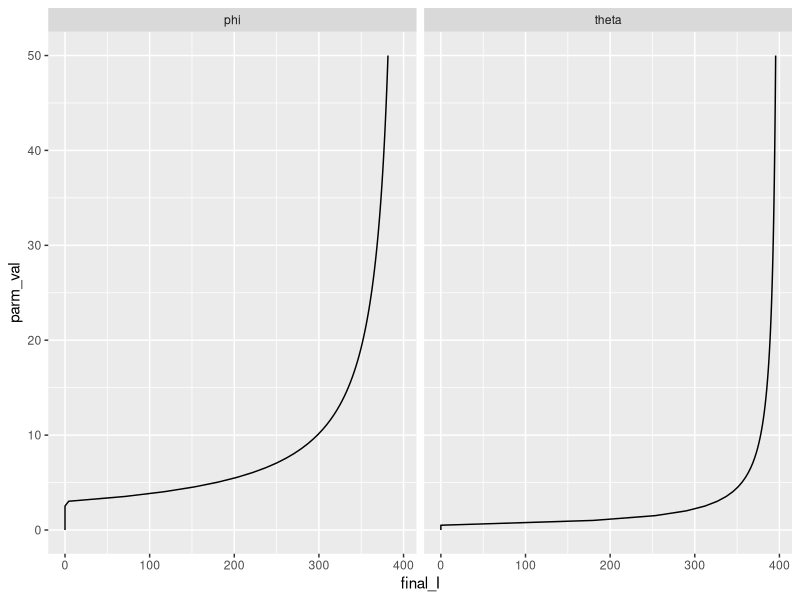
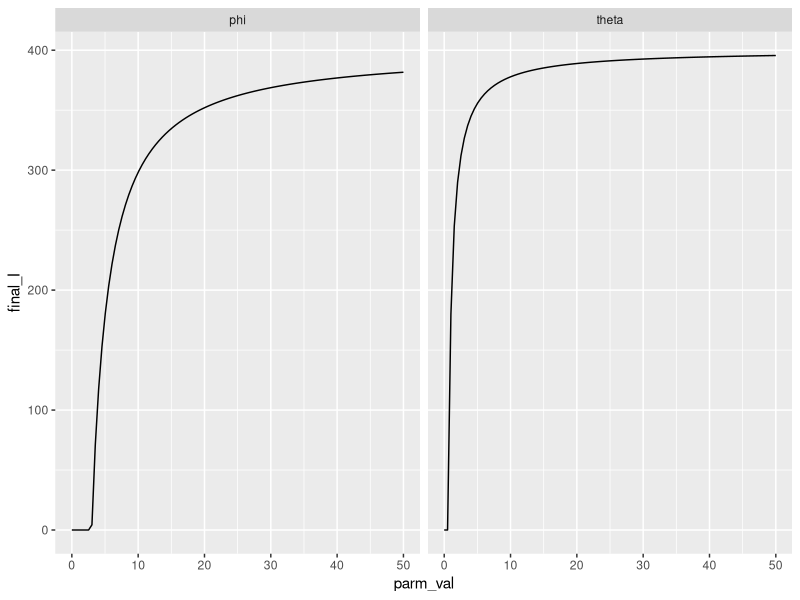

The R script that drew these images, in order:
#############################################################################
##### COMPARISON OF SIMPLIFIED MADDEN (2000) AND DONNELLY (2019) MODELS #####
#############################################################################

### MADDEN MODEL:
### Simplified version of model by Madden et al. 2000 to make it more comparable to model by Donnelly et al. 2019.
### No vector dynamics (immigration, emigration birth, death), plants are represented by an SI rather than an SEIR model, vectors 
### represented by an SI rather than SEI model. Vectors cannot be born infective (as this model represents 
### NPT viruses).

### DONNELLY MODEL:
### Simplification of deterministic model by Donnelly et al. 2019 to make it more comparable to Madden et al. 2000.
### No vector dynamics - constant vector population size, no vector preference (v and e always set to 1), no vector
### emigration (p always set to 0). Also model records number of infected plants, not proportion.

rm(list=ls())

# packages
library(deSolve)
library(ggplot2)
library(reshape2)
library(dplyr)
library(gridExtra)
library(grid)
library(gridtext)

#### DEFINE MADDEN ODE
madden_simple_ode <- function(times, y, par) {
  
  # PLANT EQUATIONS
  become_infected <- par[["phi"]] * par[["b"]] * y[["Z"]] * (par[["H"]] - y[["I"]]) / par[["H"]]
  
  natural_death_I <- par[["c"]] * y[["I"]]
  virus_induced_death <- par[["d"]] * y[["I"]]
  
  # state equation
  dI <- become_infected - natural_death_I - virus_induced_death

  # VECTOR EQUATIONS
  acquisition <- par[["phi"]] * par[["a"]] * y[["I"]] * y[["X"]] / par[["H"]]
  stop_being_infective <- par[["tau"]] * y[["Z"]]
  
  # state equations
  dX <- - acquisition + stop_being_infective
  dZ <- acquisition - stop_being_infective
  
  return(list(c(dI, dX, dZ)))
}

#### DEFINE DONNELLY ODE
donnelly_simple_ode <- function(times, states, parms) {
  
  # STATES
  I <- states[["I"]]
  
  # PARAMETERS
  gamma <- parms[["gamma"]]
  theta <- parms[["theta"]]
  H <- parms[["H"]]
  p <- parms[["p"]]
  v <- parms[["v"]]
  e <- parms[["e"]]
  w <- parms[["w"]]
  Pacq <- parms[["Pacq"]]
  Pinoc <- parms[["Pinoc"]]
  A <- parms[["A"]]
  
  # DEFINE PARAMETERS NEEDED FOR STATE EQUATIONS
  # q = prob of surviving flight between plants (i.e. doesn't emigrate/die)
  #q <- 1 - p  
  
  # i_hat = weighted frequency of infected plants, accounting for attraction towards infected plants
  # i.e. adapted version of i / (1 - i + i) = i / 1, to include v
  #i_hat <- v*i / ((1-i) + v*i) 
  
  # expected number of transmissions per dispersal, 
  # derived from analysis of markov chain (see Donnelly 2019, Appendix S1)
  #xi <- (q^2*Pacq*Pinoc*i_hat*(1 - e*w)*(1 - i_hat))/(p + q*w*(1 - i_hat*(1 - e)))
  xI <- Pacq*Pinoc*(1 - w)*I*(H - I)/(w*H)
  
  # infected plants - change in incidence of infected plants
  # = rate of aphid dispersal * mean number of transmissions - plant death
  di <- (theta*A/H)*xI - gamma*I
  
  return(list(di))
}

# define timeframe
times <- seq(0, 40, by = 0.4)

# FIXED parameters (from Donnelly model)
p <- 0 # aphid emigration/death rate per journey between plants
v <- 1 # infected plant attractiveness
e <- 1 # infected plant acceptability 

# parameters
parms <- c(
  
  ## DONNELLY PARMS
  gamma = 20/3, # rate of recovery/death of I plants
  theta = 1, # aphid dispersal rate per day
  p = p, # aphid emigration/death rate per journey between plants
  v = v, # infected plant attractiveness
  e = e, # infected plant acceptability 
  w = 0.2, # feeding rate on healthy plant
  Pacq = 1, # chance of virus acquisition by vector from infected plant
  Pinoc = 1, # chance of inoculating healthy plant
  
  ## MADDEN PARMS
  k1 = 1/0.021, # inoculation rate by insect (set to NPT virus, equiv to 0.5hr)
  lamda = 1/0.021, # rate of acquisition of virus by vector (set to NPT virus, equiv to 0.5hr)
  T = 0.5, # # time feeding/probing per plant visit (set to 0.5/phi in Madden model)
  tau = 1/0.25, # rate of moving through infectious state in vector (set to NPT virus, equiv to 6hr)
  
  ## PARMS FOR BOTH
  A = 1200, # total (constant) number of vectors
  H = 400 # number host plants # vector population size
)


### SET MADDEN PARMS THAT ARE DETERMINED BY DONNELLY PARMS
# probability of vector acquisition of virus from an infected plant per visit
a <- parms[["Pacq"]] #1 - exp(-parms[["lamda"]] * parms[["T"]])

# probability of plant inoculation per infective insect visit 
b <- parms[["Pinoc"]] #1 - exp(-parms[["k1"]] * parms[["T"]])

# plants visited per day by an insect
phi <- sqrt(parms[["theta"]] * parms[["tau"]] * (1 - parms[["w"]]) / 
              (parms[["w"]] #* parms[["a"]] * parms[["b"]]
               )) 

# natural plant death rate (equivalent to beta in original Madden model)
c <- parms[["gamma"]] / 2

# plant death due to infection
d <- parms[["gamma"]] / 2

# add to parms
parms <- c(parms, c(a = a, 
                    b = b, 
                    phi = phi,
                    c = c, 
                    d = d))

# STATES
I <- 1 # initial number of infected plants

init_states_don <- c(
  I = I # number of infected plants
)

init_states_mad <- c(
  I = I, # number of infected plants
  X = parms[["A"]], # number healthy insects
  Z = 0 # number infective insects
)

# ### RUN DONNELLY EPIDEMIC
# trajectory_don <- data.frame(ode(y = init_states_don, 
#                              times = times, 
#                              parms = parms, 
#                              func = donnelly_simple_ode))
# 
# # plot trajectory of infected plants and number of aphids
# plant_trajec <- ggplot(data = trajectory_don, aes(x = time, y = I)) +
#   geom_line() +
#   labs(x = "Time (days)", 
#        y = "Number of infected plants, I")
# 
# ### RUN MADDEN EPIDEMIC
# trajectory_mad <- data.frame(ode(y = init_states_mad,
#                       times = times,
#                       func = madden_simple_ode,
#                       parms = parms))
# 
# trajectory_mad_long <- reshape2::melt(trajectory_mad, id.vars = "time")
# names(trajectory_mad_long) <- c("time", "compartment", "number")
# 
# # plot trajectory of infected plants and vector compartments
# plant_trajec <- plant_trajec +
#   geom_line(data = trajectory_mad_long %>% filter(compartment == "I"), 
#             aes(x = time, y = number), color = "red") 
# plant_trajec


# param_vs_final_I <- function(init_states_don, init_states_mad, times, parms, varied_parms_vals) {
#   
#   ### describe function here
#   
#   # initialise output data frame
#   params <- varied_parms_vals %>% slice(rep(1:n(), times = 2))
#   
#   output <- data.frame(params,
#                        final_I = rep(NA, length.out = nrow(params)),
#                        model = rep(c("Donnelly", "Madden"), each = nrow(params)/2))
#   
#   final_I_don <- c()
#   final_I_mad <- c()
#   
#   parm_names_grep <- paste("^", names(varied_parms_vals), sep = "", collapse = "|")
#   
#   for (run in 1:length(varied_parms_vals)) {
#     
#     parms[grepl(parm_names_grep, names(parms))] <- varied_parms_vals[run,]
#     
#     trajectory_don <- data.frame(ode(y = init_states_don, 
#                                  times = times, 
#                                  parms = parms, 
#                                  func = donnelly_simple_ode))
#     final_I_don <- c(final_I_don, round(trajectory_don[nrow(trajectory_don), "I"], 3))
#     
#     trajectory_mad <- data.frame(ode(y = init_states_mad, 
#                                  times = times, 
#                                  parms = parms, 
#                                  func = madden_simple_ode))
#     final_I_mad <- c(final_I_mad, round(trajectory_mad[nrow(trajectory_mad), "I"], 3))
#     
#   }
#   output[,"final_I"] <- c(final_I_don, final_I_mad)
#   
#   return(output)
# }



vary_param_don <- function(init_states_don, times, parms, varied_parm_name, varied_parm_vals) {
  
  # function to run the Donnelly ODE multiple times with one parameter varying, as specified by user.
  # returns data frame of final incidence, I, of all runs, along with values of varied parameter
  
  # initialise output data frame
  output <- data.frame(parm_name = rep(varied_parm_name, length(varied_parm_vals)),
                             parm_val = varied_parm_vals,
                             final_I = rep(NA, length(varied_parm_vals)),
                             model = rep("Donnelly", length(varied_parm_vals))
                             )

  for (run in 1:length(varied_parm_vals)) {
    
    parms[[varied_parm_name]] <- varied_parm_vals[run]
    
    trajectory <- data.frame(ode(y = init_states_don, 
                                 times = times, 
                                 parms = parms, 
                                 func = donnelly_simple_ode))
    output[run, "final_I"] <- round(trajectory[nrow(trajectory), "I"], 3)
    
  }
  
  return(output)
}

vary_param_mad <- function(init_states_mad, times, parms, varied_parm_name, varied_parm_vals) {
  
  # function to run the Madden ODE multiple times with one parameter varying, as specified by user.
  # returns data frame of final incidence, I, of all runs, along with values of varied parameter
  
  # initialise output data frame
  output <- data.frame(parm_name = rep(varied_parm_name, length(varied_parm_vals)),
                       parm_val = varied_parm_vals,
                       final_I = rep(NA, length(varied_parm_vals)),
                       model = rep("Madden", length(varied_parm_vals))
  )
  
  for (run in 1:length(varied_parm_vals)) {
    
    parms[[varied_parm_name]] <- varied_parm_vals[run]
    
    trajectory <- data.frame(ode(y = init_states_mad, 
                                 times = times, 
                                 parms = parms, 
                                 func = madden_simple_ode))
    output[run, "final_I"] <- round(trajectory[nrow(trajectory), "I"], 3)
    
  }
  
  return(output)
}

sensitivity_analysis <- function(parms_mad, parms_don, init_states_don, init_states_mad, times, default_parms) {
  
  sen_analysis_df <- data.frame(parm_name = character(),
                                 parm_val = numeric(),
                                 final_I = numeric(),
                                 model = character())
  
  print("Starting Madden sensitivity analysis")
  
  for (i in 1:length(parms_mad)) {
    
    output <- vary_param_mad(init_states_mad, times, parms,
                             varied_parm_name = names(parms_mad[i]),
                             varied_parm_vals = parms_mad[[i]]) 
    
    
    sen_analysis_df <- rbind(sen_analysis_df, output)

  }
  
  print("Starting Donnelly sensitivity analysis")
  for (i in 1:length(parms_don)) {
    
    output <- vary_param_don(init_states_don, times, parms,
                             varied_parm_name = names(parms_don[i]),
                             varied_parm_vals = parms_don[[i]]) 
    
    
    sen_analysis_df <- rbind(sen_analysis_df, output)
    
  }
  
  return(sen_analysis_df) 
}
  
num_parm_runs <- 100

analysis_parms_don <- list(theta = seq(0, 20, length.out = num_parm_runs),
                           w = seq(0.01, 1, length.out = num_parm_runs),
                           Pacq = seq(0, 1, length.out = num_parm_runs),
                           Pinoc = seq(0, 1, length.out = num_parm_runs),
                           gamma = seq(0, 20, length.out = num_parm_runs))

analysis_parms_mad <- list(phi = seq(0, 20, length.out = num_parm_runs),
                           tau = seq(0, 20, length.out = num_parm_runs),
                           a = seq(0, 1, length.out = num_parm_runs),
                           b = seq(0, 1, length.out = num_parm_runs),
                           c = seq(0, 20, length.out = num_parm_runs),
                           d = seq(0, 20, length.out = num_parm_runs))


sens_analysis_res <- sensitivity_analysis(parms_mad = analysis_parms_mad,
                                          parms_don = analysis_parms_don,
                                          init_states_don, 
                                          init_states_mad, 
                                          times, 
                                          parms)

###  CREATE DONNELLY AND MADDEN MODEL SENSITIVITY ANALYSIS PLOTS
don_res_only <- sens_analysis_res %>%
  filter(model == "Donnelly")
mad_res_only <- sens_analysis_res %>%
  filter(model == "Madden")

don_model_plots <- lapply(unique(don_res_only$parm_name), function(p) ggplot(data = don_res_only[don_res_only$parm_name == p,],
                                                                                 aes(x = parm_val, 
                                                                                     y = final_I)) +
                            geom_line() +
                            labs(x = p))

mad_model_plots <- lapply(unique(mad_res_only$parm_name), function(p) ggplot(data = mad_res_only[mad_res_only$parm_name == p,],
                                                                             aes(x = parm_val, 
                                                                                 y = final_I)) +
                            geom_line() +
                            labs(x = p))
  
# create table to be given alongside graphs giving default parameter values
parms_table <- round(data.frame(parms[names(parms) != "k1" &
                                     names(parms) != "lamda" &
                                     names(parms) != "T"]), 2)
parms_grob <- tableGrob(parms_table, cols = c("Value")) # turn into grob (gtable) for plotting

# ARRANGE PLOTS (AND PARAMETER TABLE) AND SAVE TO PDF
don_plots <- gridExtra::arrangeGrob(don_model_plots[[1]], 
                        don_model_plots[[2]], 
                        don_model_plots[[3]],
                        don_model_plots[[4]],
                        don_model_plots[[5]], 
                        grid.rect(gp=gpar(col="white")), # empty space
                        nrow = 3, ncol = 2)

mad_plots <- gridExtra::arrangeGrob(mad_model_plots[[1]], 
                        mad_model_plots[[2]], 
                        mad_model_plots[[3]],
                        mad_model_plots[[4]],
                        mad_model_plots[[5]], 
                        mad_model_plots[[6]],
                        nrow = 3, ncol = 2)

layout <- rbind(c(1,1,3),
                c(1,1,4),
                c(2,2,4),
                c(2,2,4))
title <- textbox_grob("Simple models comparison - no vector dynamics or preference", 
                      gp = gpar(fontface = "bold",
                                fontsize = 13),
                      padding = unit(c(0, 1, 0, 1), "cm"))

# create pdf file to print plot to
pdf(file = "sens_analysis_simple_models.pdf")
all_plots <- gridExtra::grid.arrange(don_plots, 
                                     mad_plots,
                                     title,
                                     parms_grob,
                                     layout_matrix = layout)
all_plots
dev.off()

### INVESTIGATE RELATIONSHIP BETWEEN THETA AND PHI
## theta = Donnelly model, aphid dispersal rate
## phi = Madden model, number plants visited per day by vector

upper_lim <- 50
theta_vals <- list(theta = seq(0, upper_lim, length.out = num_parm_runs))

phi_vals <- list(phi = seq(0, upper_lim, length.out = num_parm_runs))


theta_phi_res <- sensitivity_analysis(parms_mad = phi_vals,
                                          parms_don = theta_vals,
                                          init_states_don, 
                                          init_states_mad, 
                                          times, 
                                          parms)



# subset data
theta_phi_data <- theta_phi_res %>% 
  filter(parm_name == "theta" | parm_name == "phi")

plot_reverse_final_I <- ggplot(data = theta_phi_data, aes(x = final_I, y = parm_val)) +
  geom_line() +
  facet_wrap(~parm_name)
plot_reverse_final_I

plot_final_I <- ggplot(data = theta_phi_data, aes(x = parm_val, y = final_I)) +
  geom_line() +
  facet_wrap(~parm_name)
plot_final_I

# find point at which epidemic takes off (final_I > 0) for phi and theta
find_epidemic_threshold <- function(phi_data, theta_data) {
  
  phi_index <- match(TRUE, phi_data$final_I > 0) # finds first instance of final_I > 0
  theta_index <- match(TRUE, theta_data$final_I > 0)
  
  # return rows of data around the threshold
  phi_subset <- phi_data[(phi_index-1):phi_index,]
  theta_subset <- theta_data[(theta_index-1):theta_index,]
  
  return(list(phi_subset, theta_subset))
}

phi_data <- theta_phi_data %>% filter(parm_name == "phi")
theta_data <- theta_phi_data %>% filter(parm_name == "theta")

out <- find_epidemic_threshold(phi_data, theta_data)
phi_threshold <- out[[1]]
theta_threshold <- out[[2]]

# run analysis between these values of the parms to find exact point at which final_I > 0
phi_lower_lim <- phi_threshold[1, "parm_val"]
phi_upper_lim <- phi_threshold[2, "parm_val"]

theta_lower_lim <- theta_threshold[1, "parm_val"]
theta_upper_lim <- theta_threshold[2, "parm_val"]

theta_vals <- list(theta = seq(theta_lower_lim, theta_upper_lim, length.out = num_parm_runs))

phi_vals <- list(phi = seq(phi_lower_lim, phi_upper_lim, length.out = num_parm_runs))


epidemic_threshold_res <- sensitivity_analysis(parms_mad = phi_vals,
                                      parms_don = theta_vals,
                                      init_states_don, 
                                      init_states_mad, 
                                      times, 
                                      parms)

phi_data <- epidemic_threshold_res %>% filter(parm_name == "phi")
theta_data <- epidemic_threshold_res %>% filter(parm_name == "theta")

out <- find_epidemic_threshold(phi_data, theta_data)
phi_subset <- out[[1]]
theta_subset <- out [[2]]

phi_subset[2, "parm_val"] # phi = 2.887 when final_I is first >0
theta_subset[2, "parm_val"] # theta = 0.541 when final_I is first >0
